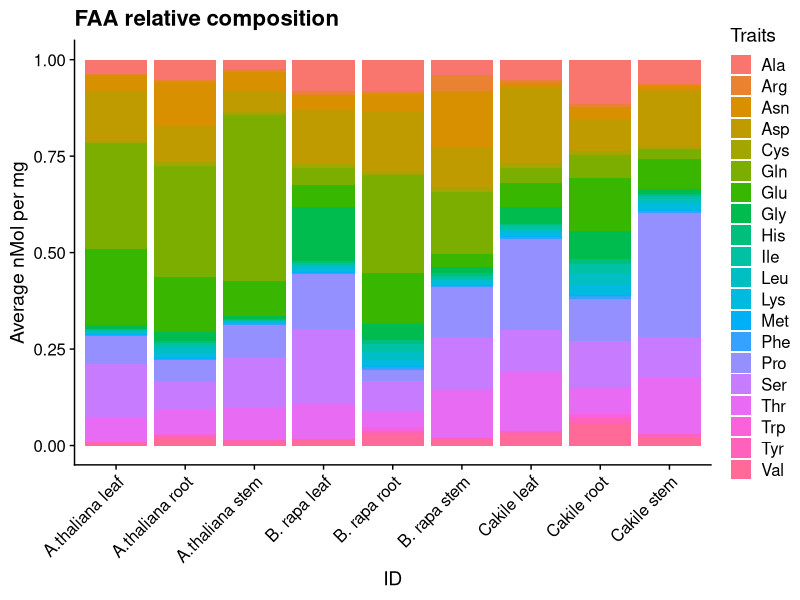
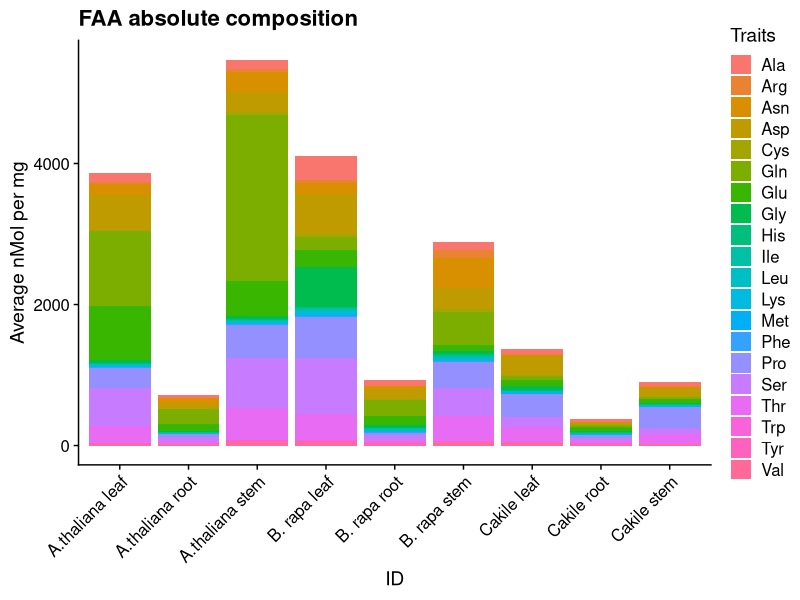
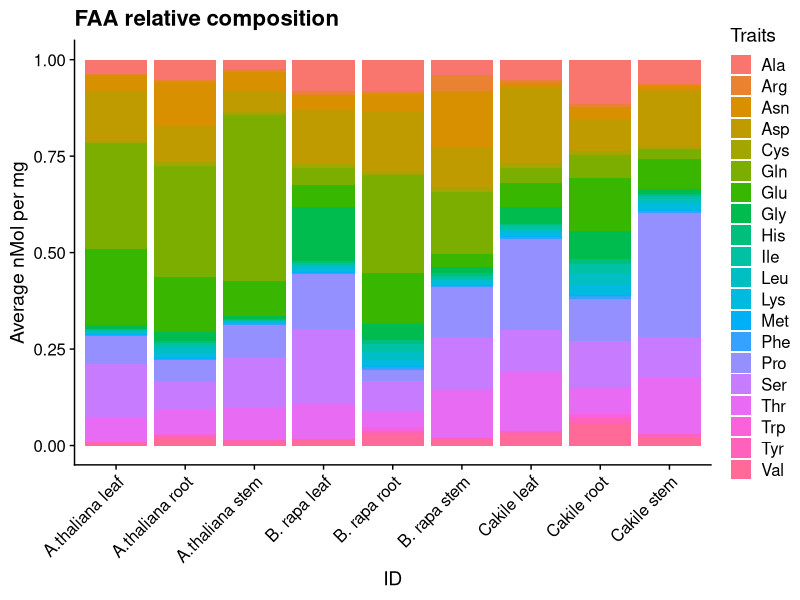
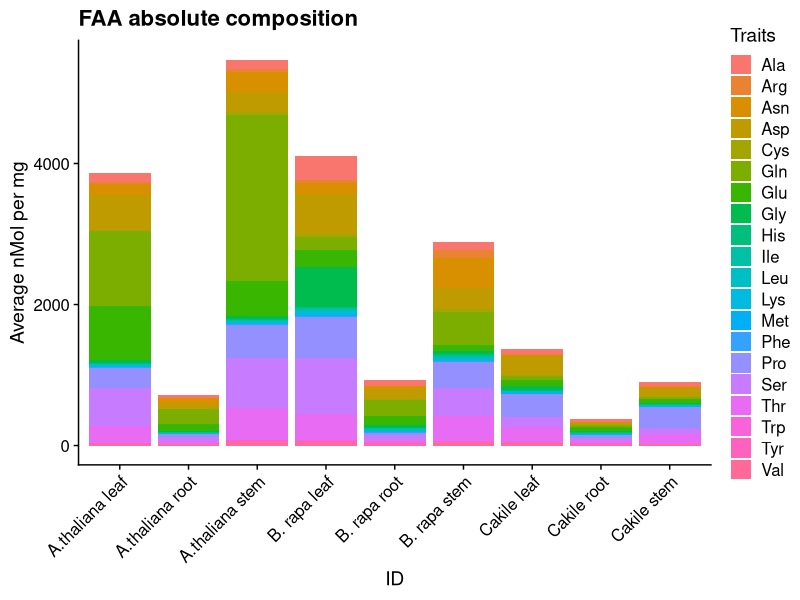

Write R code to recreate these figures, in order.
library(readxl)
library(tidyverse)
library(cowplot)

setwd("~/Library/Mobile Documents/com~apple~CloudDocs/2_WORKS/1_PROJECTS/Schenck lab/Shaun Paper/Root_stem_leaves")

dat <- read_xlsx("FAA_analysis_HD.xlsx", sheet = "Data Elaboration", col_names = TRUE, .name_repair="minimal")

df <- dat %>% select(c(4,27:46)) %>%
  pivot_longer(2:21, values_to = "Value", names_to = "Traits") %>%
  group_by(`ID`, `Traits`) %>% 
  summarise(`Average nMol per mg` =mean(Value)) #%>% 
  #pivot_wider(names_from = `Traits`, values_from = `Average`)

theme_set(theme_half_open())

# Relative composition
p1 <- ggplot(df, aes(fill = Traits, y = `Average nMol per mg`, x = ID)) + 
  geom_bar(position="fill", stat="identity") +
  ggtitle("FAA relative composition") +
  theme(axis.text.x = element_text(angle = 45, hjust = 1))

p1   

ggsave("FAA_relative_composition.pdf")

# Absolute composition
p2 <- ggplot(df, aes(fill = Traits, y =`Average nMol per mg`, x = ID)) + 
  geom_bar(position= position_stack(), stat="identity") +
  ggtitle("FAA absolute composition") +
  theme(axis.text.x = element_text(angle = 45, hjust = 1))
  
p2

ggsave("FAA_absolute_composition.pdf")


